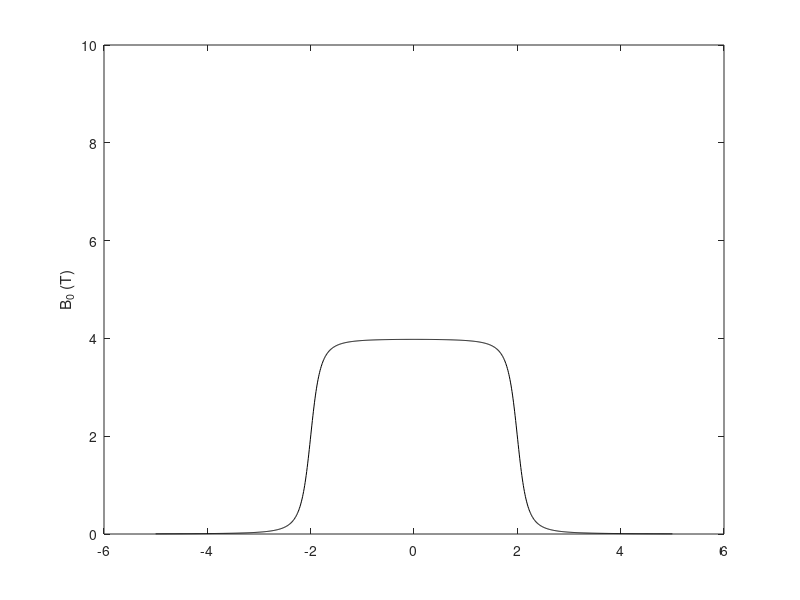

MATLAB code to generate this figure: (Note: this script raises an error after producing the figure.)
%% 1D model of magnetic field 
b0=4;
L=4;
x=linspace(-5,5,1000);
R=0.2;

y2=zeros(1,length(x));
for i=1:length(x)
    y2(i)=(b0/2)*(((x(i)+(L/2))/((R^2)+(x(i)+L/2)^2)^0.5)-(x(i)-L/2)/((R^2)+(x(i)-L/2)^2)^0.5);
end
dy2=zeros(1,length(x));
for i=1:length(x)
dy2(i)=(4*b0*R^2).*(-(L^2-4*L.*x(i)+4*(R^2+x(i).^2)).^(-3/2) + (L^2+4*L.*x(i)+4*(R^2 + x(i).^2)).^(-3/2));
end 

figure()
plot(x,y2,'k');
ylim([0,10]);
ylabel('B_{0} (T)')
hold on 
yyaxis right
ylabel('dB_{0}/dx (T/m)')
plot(x,abs(dy2))
xline(0,'-')
xline(2,':')
xline(-2,':')
hold off
title('Magnetic field variation in the z-plane of an MRI coil');
xlabel('z (m)')
legend({'Magnetic field','Magnetic field spatial gradient'},'FontSize',12);
set(gca, 'TickDir', 'out','box','off')
%% 2D model of magnetic field
b0=4;
L=4;
R=0.5;

figure()
[x,y]=meshgrid(-5:0.1:5);
z=(b0/2).*((((L/2)-x)./((R^2)+(L/2-x).^2).^0.5)+(L/2+x)./((R^2)+(L./2+x).^2).^0.5);
contour(x,y,z,101)
rectangle('Position',[-2 -0.5 4 1],'linewidth',1)
set(get(colorbar,'label'),'string','Magnetic field strength, B_{0} (T)','FontSize', 11)
title('2D Magnetic Field Variation for an MRI machine with a static field of 4 tesla, length of 4 meters and bore radius of 0.5 meters.')
xlabel('Z-axis (m)')
ylabel('X-axis (m)')
set(gca, 'TickDir', 'out','box','off')

[x,y]=meshgrid(-5:0.1:5);
z=(b0/2).*((((L/2)-x)./((R^2)+(L/2-x).^2).^0.5)+(L/2+x)./((R^2)+(L./2+x).^2).^0.5);
dz1=gradient(z,0.1);
figure()
contour(x,y,dz1,101)
rectangle('Position',[-2 -0.5 4 1],'linewidth',1)
set(get(colorbar,'label'),'string','Magnetic field Spatial Gradient, dB_{0}/dx (T/m)','FontSize', 11);
title('2D Magnetic Field Spatial Gradient using Numerical Methods for an MRI machine with a static field of 4 tesla, length of 4 meters and bore radius of 0.5 meters.')
xlabel('Z-axis (m)')
ylabel('X-axis (m)')
set(gca, 'TickDir', 'out','box','off')

figure()
[x,y]=meshgrid(-5:0.1:5);
dz=(4*b0*R^2).*(-(L^2-4*L.*x+4*(R^2+x.^2)).^(-3/2) + (L^2+4*L.*x+4*(R^2 + x.^2)).^(-3/2));
contour(x,y,dz,101)
set(get(colorbar,'label'),'string','Magnetic field Spatial Gradient, dB_{0}/dx (T/m)','FontSize', 11)
rectangle('Position',[-2 -0.5 4 1],'linewidth',1)
title('2D Magnetic Field Spatial Gradient using Analytical Methods for an MRI machine with a static field of 4 tesla, length of 4 meters and bore radius of 0.5 meters.')
xlabel('Z-axis (m)')
ylabel('X-axis (m)')
set(gca, 'TickDir', 'out','box','off')

figure()
x=linspace(-5,5,101);
chk=(dz-dz1); %Analytical minus Numerical
y=chk(1,:);
plot(x,y,'-o');
title('Difference in Analytical and Numerical Spatial Gradient Calulation for an MRI machine with a static field of 4 tesla, length of 4 meters and bore radius of 0.5 meters.')
xlabel('Z-axis (m)')
ylabel('Difference in Gradient Values')
xline(2,':')
xline(-2,':')
set(gca, 'TickDir', 'out','box','off')





%% 1 Point, Different X - needle like
z=-2; % position
theta=-45; %Angle to field
X=linspace(0,1.2e-5,1000); %Susceptibility
a1=0.05; %polar axis 'radius' - meters length=2*a1
a3=0.005; %a3=a2 % radius - meters 
m=a1/a3;

b0=4; %MR machine properties
L=4; %MR machine properties
R=0.5; %MR machine properties


if m<1
    dm1=(1/((1-(m^2))))*(1-(m/((1-m^2)^0.5))*acosd((m))); %stoner
    dm2=(1/(2*((m^2)-1)))*(m^2-(m/((m^2-1)^0.5))*log((m+(m^2-1)^0.5))); %stoner
else 
    dm1=(1/((m^2)-1))*((m/((m^2-1)^0.5))*log((m+(m^2-1)^0.5))-1); %stoner
    dm2=(1/(2*((m^2)-1)))*(m^2-(m/((m^2-1)^0.5))*log((m+(m^2-1)^0.5))); %stoner
end
Check=dm1+dm2+dm2;
dm1=real(dm1);
dm2=real(dm2);
v=pi*(4/3)*(a3^2)*(a1); % Ellipsoid Volume


z1=z-a1; %End Point 1
z2=z+a1; %End Point 2
B1=(b0/2).*((((L/2)-z1)./((R^2)+(L/2-z1).^2).^0.5)+(L/2+z1)./((R^2)+(L./2+z1).^2).^0.5); %Field Strength x-a1
B2=(b0/2).*((((L/2)-z2)./((R^2)+(L/2-z2).^2).^0.5)+(L/2+z2)./((R^2)+(L./2+z2).^2).^0.5); %Field Strength x+a1
B=(B1+B2)/2; %Average Field Strength
dB1=(4*b0*R^2).*(-(L^2-4*L.*z1+4*(R^2+z1.^2)).^(-3/2)+(L^2+4*L.*z1+4*(R^2+z1.^2)).^(-3/2)); %Gradient x-a1
dB2=(4*b0*R^2).*(-(L^2-4*L.*z2+4*(R^2+z2.^2)).^(-3/2)+(L^2+4*L.*z2+4*(R^2+z2.^2)).^(-3/2)); %Gradient x+a1
dB=(dB1+dB2)/2; %Average Gradient
u=1.2566*10^-6;

Ty=zeros(1,length(X));
for i=1:length(X)
    Ty(i)=(((X(i).^2).*v*(B^2)*cos(theta).*sin(theta))./u)*((dm1-dm2)./((1+X(i).*dm2)*(1+X(i).*dm1)));
end 
figure()
plot(X,Ty)
title('Torque experienced by a needle-like object when the magnetic susceptibility is varied')
xlabel('Volume Magnetic Susceptibility')
ylabel('Torque experienced (N \bullet m)')
set(gca, 'TickDir', 'out','box','off')

Fz=zeros(1,length(X));
for i=1:length(X)
    Fz(i)=(X(i).*v*B*dB./u).*((((cos(theta))^2)/(1+X(i).*dm1))+(((sin(theta))^2/(1+X(i).*dm2))));
end
figure()
plot(X,Fz)
title('Force experienced by a needle-like object when the magnetic susceptibility is varied')
xlabel('Volume Magnetic Susceptibility')
ylabel('Force experienced (N)')
set(gca, 'TickDir', 'out','box','off')

%INCREASE IN SUSCEPTIBILITY RANGE
X=linspace(0,50,1000); %Susceptibility
Ty=zeros(1,length(X));
for i=1:length(X)
    Ty(i)=(((X(i).^2).*v*(B^2)*cos(theta).*sin(theta))./u)*((dm1-dm2)./((1+X(i).*dm2)*(1+X(i).*dm1)));
end 
figure()
plot(X,Ty)
title('Torque experienced by a needle-like object when the magnetic susceptibility is varied')
xlabel('Volume Magnetic Susceptibility')
ylabel('Torque experienced (N \bullet m)')
set(gca, 'TickDir', 'out','box','off')

Fz=zeros(1,length(X));
for i=1:length(X)
    Fz(i)=(X(i).*v*B*dB./u).*((((cos(theta))^2)/(1+X(i).*dm1))+(((sin(theta))^2/(1+X(i).*dm2))));
end
figure()
plot(X,Fz)
title('Force experienced by a needle-like object when the magnetic susceptibility is varied')
xlabel('Volume Magnetic Susceptibility')
ylabel('Force experienced (N)')
set(gca, 'TickDir', 'out','box','off')

%% Same centre point, Same X, differing lengths - needle like
z=-2; %Centre Point
theta=-45; 
X=6e-4; %Susceptibility

a1=linspace(0,5,1000); %polar axis - meters
a3=0.005; %a3=a2 % radius - meters 
m=zeros(1,length(a1));
for i=1:length(a1)
    m(i)=a1(i)./a3;
end 

b0=4; %MR machine properties
L=4; %MR machine properties
R=0.5; %MR machine properties

dm1=zeros(1,length(a1));
dm2=zeros(1,length(a1));
for i=1:length(a1)
    if m(i)<1
        dm1(i)=real((1./((1-(m(i).^2)))).*(1-(m(i)./((1-m(i).^2)^0.5)).*acosd((m(i))))); %stoner
        dm2(i)=real((1./(2*((m(i).^2)-1))).*(m(i).^2-(m(i)./((m(i).^2-1)^0.5))*log((m(i)+(m(i).^2-1)^0.5)))); %stoner
    else
        dm1(i)=real((1/((m(i).^2)-1)).*((m(i)./((m(i).^2-1)^0.5))*log((m(i)+(m(i).^2-1)^0.5))-1)); %stoner
        dm2(i)=real((1/(2*((m(i).^2)-1))).*(m(i).^2-(m(i)./((m(i).^2-1)^0.5))*log((m(i)+(m(i).^2-1)^0.5)))); %stoner
    end
end

v=zeros(1,length(a1));
for i=1:length(a1)
    v(i)=pi*(4/3)*(a3^2).*(a1(i)); %Volume
end

z1=zeros(1,length(a1));
z2=zeros(1,length(a1));
B1=zeros(1,length(a1));
B2=zeros(1,length(a1));
B=zeros(1,length(a1));
dB1=zeros(1,length(a1));
dB2=zeros(1,length(a1));
dB=zeros(1,length(a1));
for i=1:length(a1)
    z1(i)=z-a1(i); %End Point 1
    z2(i)=z+a1(i); %End Point 2
    B1(i)=(b0/2).*((((L/2)-z1(i))./((R^2)+(L/2-z1(i)).^2).^0.5)+(L/2+z1(i))./((R^2)+(L./2+z1(i)).^2).^0.5); %Field Strength x-a1
    B2(i)=(b0/2).*((((L/2)-z2(i))./((R^2)+(L/2-z2(i)).^2).^0.5)+(L/2+z2(i))./((R^2)+(L./2+z2(i)).^2).^0.5); %Field Strength x+a1
    B(i)=(B2(i)+B1(i))./2; %Average Field Strength
    dB1(i)=(4*b0*R^2).*(-(L^2-4*L.*z1(i)+4*(R^2+z1(i).^2)).^(-3/2)+(L^2+4*L.*z1(i)+4*(R^2+z1(i).^2)).^(-3/2)); %Gradient x-a1
    dB2(i)=(4*b0*R^2).*(-(L^2-4*L.*z2(i)+4*(R^2+z2(i).^2)).^(-3/2)+(L^2+4*L.*z2(i)+4*(R^2+z2(i).^2)).^(-3/2)); %Gradient x+a1
    dB(i)=(dB2(i)+dB1(i))./2; %Average Gradient
end
u=1.2566*10^-6;
Ty=zeros(1,length(a1));
for i=1:length(a1)
    Ty(i)=(((X.^2).*v(i).*(B(i).^2).*cosd(theta).*sind(theta))./u)*((dm1(i)-dm2(i))./((1+X.*dm2(i))*(1+X.*dm1(i))));
end 
figure()
plot(2*a1,Ty)
yline(0,':');
title('Torque experienced by a needle-like object when its length is varied')
xlabel('Length (m)')
ylabel('Torque (N \bullet m)')
set(gca, 'TickDir', 'out','box','off')

Fz=zeros(1,length(a1));
for i=1:length(a1)
    Fz(i)=(X.*v(i)*B(i).*dB(i)./u).*((((cosd(theta))^2)/(1+X.*dm1(i)))+(((sind(theta))^2/(1+X.*dm2(i)))));
end
figure()
plot(2*a1,Fz)
yline(0,':');
title('Force experienced by a needle-like object when its length is varied')
xlabel('Length (m)')
ylabel('Force experienced (N)')
set(gca, 'TickDir', 'out','box','off')
%% Different centre point, Same X, Same lengths - needle like
z=linspace(-5,5,1000); %Centre Point
theta=-45; 
X=6e-4; %Susceptibility
a1=0.05; %polar axis - meters
a3=0.005; %a3=a2 % radius - meters 
m=a1/a3;

b0=4; %MR machine properties
L=4; %MR machine properties
R=0.5; %MR machine properties


if m<1
    dm1=(1/((1-(m^2))))*(1-(m/((1-m^2)^0.5))*acosd((m))); %stoner
    dm2=(1/(2*((m^2)-1)))*(m^2-(m/((m^2-1)^0.5))*log((m+(m^2-1)^0.5))); %stoner
else 
    dm1=(1/((m^2)-1))*((m/((m^2-1)^0.5))*log((m+(m^2-1)^0.5))-1); %stoner
    dm2=(1/(2*((m^2)-1)))*(m^2-(m/((m^2-1)^0.5))*log((m+(m^2-1)^0.5))); %stoner
end
Check2=dm1+dm2+dm2;
dm1=real(dm1);
dm2=real(dm2);

v=pi*(4/3)*(a3^2)*(a1); % Ellipsoid Volume

x1=zeros(1,length(z));
x2=zeros(1,length(z));
B1=zeros(1,length(z));
B2=zeros(1,length(z));
B=zeros(1,length(z));
dB1=zeros(1,length(z));
dB2=zeros(1,length(z));
dB=zeros(1,length(z));
for i=1:length(z)
    z1(i)=z(i)-a1; %End Point 1
    z2(i)=z(i)+a1; %End Point 2
    B1(i)=(b0/2).*((((L/2)-z1(i))./((R^2)+(L/2-z1(i)).^2).^0.5)+(L/2+z1(i))./((R^2)+(L./2+z1(i)).^2).^0.5); %Field Strength x-a1
    B2(i)=(b0/2).*((((L/2)-z2(i))./((R^2)+(L/2-z2(i)).^2).^0.5)+(L/2+z2(i))./((R^2)+(L./2+z2(i)).^2).^0.5); %Field Strength x+a1
    B(i)=(B1(i)+B2(i))./2; %Average Field Strength
    dB1(i)=(4*b0*R^2).*(-(L^2-4*L.*z1(i)+4*(R^2+z1(i).^2)).^(-3/2)+(L^2+4*L.*z1(i)+4*(R^2+z1(i).^2)).^(-3/2)); %Gradient x-a1
    dB2(i)=(4*b0*R^2).*(-(L^2-4*L.*z2(i)+4*(R^2+z2(i).^2)).^(-3/2)+(L^2+4*L.*z2(i)+4*(R^2+z2(i).^2)).^(-3/2)); %Gradient x+a1
    dB(i)=(dB1(i)+dB2(i))./2; %Average Gradient
end
u=1.2566*10^-6;

Ty=zeros(1,length(z));
for i=1:length(z)
    Ty(i)=(((X.^2).*v.*(B(i).^2).*cosd(theta).*sind(theta))./u)*((dm1-dm2)./((1+X.*dm2)*(1+X.*dm1)));
end 
figure()
plot(z,Ty)
xline(0,':');
yline(0,':');
title('Torque experienced by a needle-like object when the centre point of the object is varied')
xlabel('Centre point along Z axis (m)')
ylabel('Torque (N \bullet m)')
set(gca, 'TickDir', 'out','box','off')

Fz=zeros(1,length(z));
for i=1:length(z)
    Fz(i)=(X.*v*B(i).*dB(i)./u).*((((cosd(theta))^2)/(1+X.*dm1))+(((sind(theta))^2/(1+X.*dm2))));
end
figure()
plot(z,Fz)
xline(0,':');
yline(0,':');
title('Force experienced by a needle-like object when the centre point of the object is varied')
xlabel('Centre point along Z axis (m)')
ylabel('Force (N)')
set(gca, 'TickDir', 'out','box','off')

%% 1 Point, Different theta - needle like
z=-2; % position
theta=linspace(0,180,181);
X=6e-4; %Susceptibility
a1=0.05; %polar axis radius - meters length=2*a1
a3=0.005; %a3=a2 % radius - meters 
m=a1/a3;

b0=4; %MR machine properties
L=4; %MR machine properties
R=0.5; %MR machine properties

% Bint=X*B
% Bsat=5
% if Bint > Bsat
%     B=Bsat
% end

if m<1
    dm1=(1/((1-(m^2))))*(1-(m/((1-m^2)^0.5))*acosd((m))); %stoner
    dm2=(1/(2*((m^2)-1)))*(m^2-(m/((m^2-1)^0.5))*log((m+(m^2-1)^0.5))); %stoner
else 
    dm1=(1/((m^2)-1))*((m/((m^2-1)^0.5))*log((m+(m^2-1)^0.5))-1); %stoner
    dm2=(1/(2*((m^2)-1)))*(m^2-(m/((m^2-1)^0.5))*log((m+(m^2-1)^0.5))); %stoner
end
Check=dm1+dm2+dm2;
dm1=real(dm1);
dm2=real(dm2);
v=pi*(4/3)*(a3^2)*(a1); % Ellipsoid Volume


z1=z-a1; %End Point 1
z2=z+a1; %End Point 2
B1=(b0/2).*((((L/2)-z1)./((R^2)+(L/2-z1).^2).^0.5)+(L/2+z1)./((R^2)+(L./2+z1).^2).^0.5); %Field Strength x-a1
B2=(b0/2).*((((L/2)-z2)./((R^2)+(L/2-z2).^2).^0.5)+(L/2+z2)./((R^2)+(L./2+z2).^2).^0.5); %Field Strength x+a1
B=(B1+B2)/2; %Average Field Strength
dB1=(4*b0*R^2).*(-(L^2-4*L.*z1+4*(R^2+z1.^2)).^(-3/2)+(L^2+4*L.*z1+4*(R^2+z1.^2)).^(-3/2)); %Gradient x-a1
dB2=(4*b0*R^2).*(-(L^2-4*L.*z2+4*(R^2+z2.^2)).^(-3/2)+(L^2+4*L.*z2+4*(R^2+z2.^2)).^(-3/2)); %Gradient x+a1
dB=(dB1+dB2)/2; %Average Gradient
u=1.2566*10^-6;

Ty=zeros(1,length(theta));
for i=1:length(theta)
    Ty(i)=(((X.^2).*v*(B^2)*cosd(theta(i)).*sind(theta(i)))./u)*((dm1-dm2)./((1+X.*dm2)*(1+X.*dm1)));
end 
figure()
plot(theta,Ty)
title('Torque experienced by a needle-like object when the angle between the object and magnetic field is varied')
xlabel('Theta (Degrees)')
ylabel('Torque experienced (N \bullet m)')
yline(0,':');
set(gca, 'TickDir', 'out','box','off')

Fz=zeros(1,length(theta));
for i=1:length(theta)
    Fz(i)=(X*v*B*dB/u).*((((cosd(theta(i))).^2)./(1+X*dm1))+(((sind(theta(i))).^2./(1+X*dm2))));
end
figure()
plot(theta,Fz)
title('Force experienced by a needle-like object when the angle between the object and magnetic field is varied')
xlabel('Theta (Degrees)')
ylabel('Force experienced (N)')
set(gca, 'TickDir', 'out','box','off')
